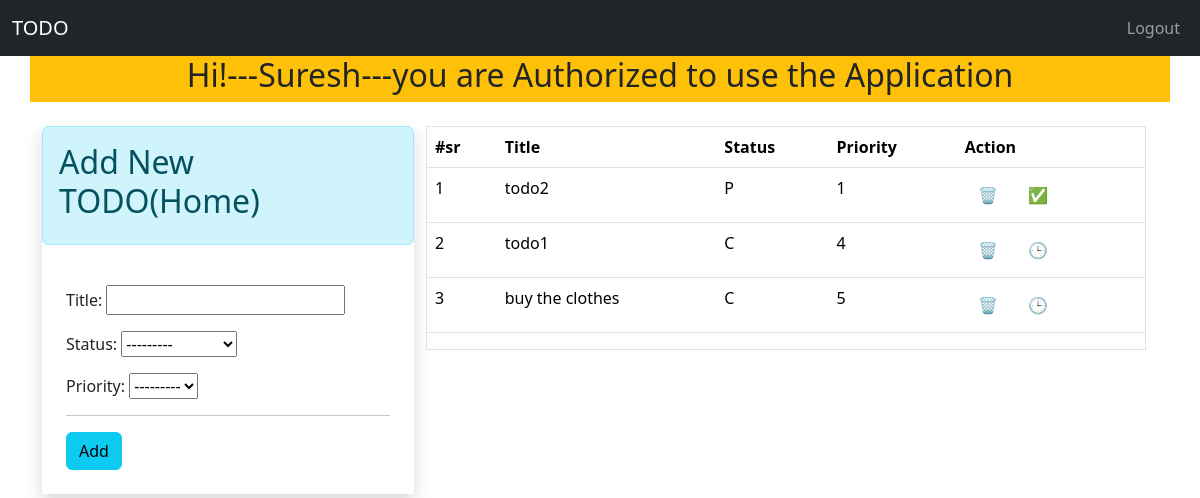
Screenshot of / (signed in) with the database file from the repository.
### App/models.py (models this page shows)
class TODO(models.Model):
    status_choices = [
    ("C", "COMPLETED"),
    ("P", "PENDING"),]
    priority_choices = [
        ("1",'1️⃣'),
        ("2",'2️⃣'),
        ("3",'3️⃣'),
        ("4",'4️⃣'),
        ("5",'5️⃣'),
        ("6",'6️⃣'),
        ("7",'7️⃣'),
        ("8",'8️⃣'),
        ("9",'9️⃣'),
        ("10",'🔟'),
    ]
    title = models.CharField(max_length=30)
    status = models.CharField(max_length=2, choices=status_choices)
    user = models.ForeignKey(User, on_delete=models.CASCADE)
    date = models.DateTimeField(auto_now_add=True)
    priority = models.CharField(max_length=2, choices=priority_choices)

### App/views.py (the view)
# urls.py: path('',home,name='home'),
@login_required(login_url='login')
def home(request):
    if request.user.is_authenticated:
        user = request.user # will save the request.user object to user
        form = TODOForm()
        todos = TODO.objects.filter(user=user).order_by('priority') #this will fetch the data with user object
        return render(request,"home.html",context={'form':form, 'todos':todos})

### App/forms.py
class TODOForm(ModelForm):
    class Meta:
        model = TODO
        fields = ['title','status','priority']

### templates/home.html (shortened to what this page needs)
    {% extends 'base.html' %}
    {% block content %}
    <div class="container text-center">
      <div class="row bg-warning">
        <h2>Hi!---{{request.user.username}}---you are Authorized to use the Application</h2>
      </div>
    </div>
    <div>
      <div class="container pt-4">
        <div class="row p-0 mx-auto">
          <div class="col-lg-4 shadow p-0">
            <div class="alert alert-info">
              <h2>Add New TODO(Home)</h2>
            </div>
            <div class="p-4">
              <form method="POST" action="/addtodo/">
                {{form.as_p}}
                <hr>
                <input class="btn btn-info" type="submit" value="Add">
              </form>
            </div>
        </div>
        <div class="col">
          <div class="border">
            {% if todos|length == 0 %}
            <div class="p-4">
              <br>
              <br>
              <div class="alert alert-danger text-center">
                <p class="" style="font-size: 30px;">No-Todos</p>
              </div>
              <br>
              <br>
            </div>
            {% else %}
            <div>
              <table class="table">
                <thead>
                  <tr>
                    <th>#sr</th>
                    <th>Title</th>
                    <th>Status</th>
                    <th>Priority</th>
                    <th>Action</th>
                  </tr>
                </thead>
                <tbody>
                  {% for n in todos %}
                  <tr>
                    <td>{{forloop.counter}}</td>
                    <td>{{n.title}}</td>
                    <td>{{n.status}}</td>
                    <td>{{n.priority}}</td>
                    <td>
                        <a href="/deletetodo/{{n.id}}" class="btn" title="Delete">🗑️</a>
                        {% if n.status == 'P' %}
                        <a href="/changestatus/{{n.id}}/C" class="btn" title="Mark completed">✅</a>
                        {%else%}
                        <a href="/changestatus/{{n.id}}/P" class="btn" title="Mark pending">🕒</a>
                        {%endif%}
                    </td>
                  </tr>
                  {% endfor %}
                </tbody>
              </table>
            </div>
            {% endif %}
          </div>
        </div>
        </div>
      </div>
    </div>
    {% endblock %}

### rows the page displays
TODO: title "todo2", status "P", priority "1"
TODO: title "todo1", status "C", priority "4"
TODO: title "buy the clothes", status "C", priority "5"

### other values shown
{{ request.user.username }} "Suresh"
